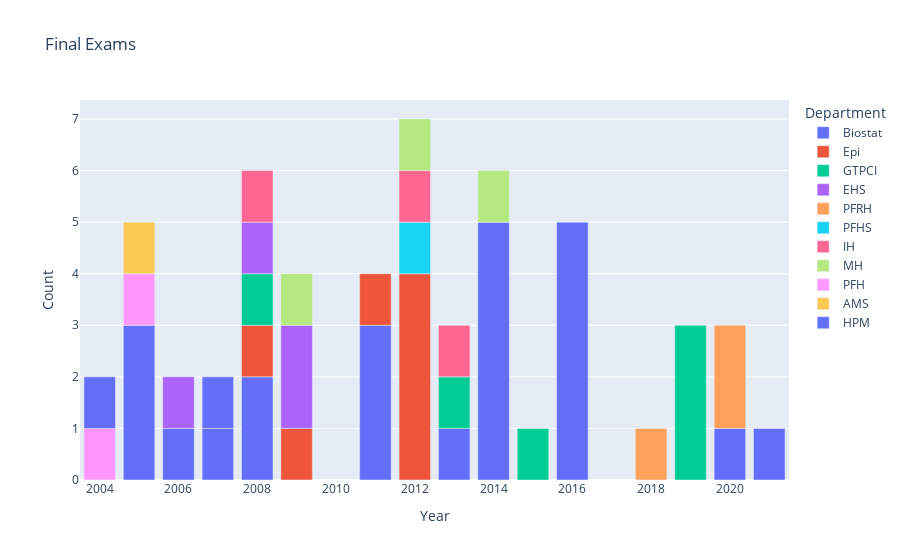

Write notebook code for a chart like this one.
### Code cell
fig = px.bar(exams[ exams['Exam'] == "final"], x = "Year", y = "Count", color = "Department", title = "Final Exams")
fig.show()

### Figure 1 — Plotly figure (JSON) as saved in the notebook; plotly's stock layout.template omitted (floating-point values rounded to 4 significant figures)
{"data": [{"alignmentgroup": "True", "hovertemplate": "Department=Biostat<br>Year=%{x}<br>Count=%{y}<extra></extra>", "legendgroup": "Biostat", "marker": {"color": "#636efa", "pattern": {"shape": ""}}, "name": "Biostat", "offsetgroup": "Biostat", "orientation": "v", "showlegend": true, "textposition": "auto", "type": "bar", "x": [2016, 2014, 2005, 2011, 2008, 2013, 2021, 2020, 2006, 2007], "xaxis": "x", "y": [5, 5, 3, 3, 2, 1, 1, 1, 1, 1], "yaxis": "y"}, {"alignmentgroup": "True", "hovertemplate": "Department=Epi<br>Year=%{x}<br>Count=%{y}<extra></extra>", "legendgroup": "Epi", "marker": {"color": "#EF553B", "pattern": {"shape": ""}}, "name": "Epi", "offsetgroup": "Epi", "orientation": "v", "showlegend": true, "textposition": "auto", "type": "bar", "x": [2012, 2011, 2009, 2008], "xaxis": "x", "y": [4, 1, 1, 1], "yaxis": "y"}, {"alignmentgroup": "True", "hovertemplate": "Department=GTPCI<br>Year=%{x}<br>Count=%{y}<extra></extra>", "legendgroup": "GTPCI", "marker": {"color": "#00cc96", "pattern": {"shape": ""}}, "name": "GTPCI", "offsetgroup": "GTPCI", "orientation": "v", "showlegend": true, "textposition": "auto", "type": "bar", "x": [2019, 2013, 2015, 2008], "xaxis": "x", "y": [3, 1, 1, 1], "yaxis": "y"}, {"alignmentgroup": "True", "hovertemplate": "Department=EHS<br>Year=%{x}<br>Count=%{y}<extra></extra>", "legendgroup": "EHS", "marker": {"color": "#ab63fa", "pattern": {"shape": ""}}, "name": "EHS", "offsetgroup": "EHS", "orientation": "v", "showlegend": true, "textposition": "auto", "type": "bar", "x": [2009, 2006, 2008], "xaxis": "x", "y": [2, 1, 1], "yaxis": "y"}, {"alignmentgroup": "True", "hovertemplate": "Department=PFRH<br>Year=%{x}<br>Count=%{y}<extra></extra>", "legendgroup": "PFRH", "marker": {"color": "#FFA15A", "pattern": {"shape": ""}}, "name": "PFRH", "offsetgroup": "PFRH", "orientation": "v", "showlegend": true, "textposition": "auto", "type": "bar", "x": [2020, 2018], "xaxis": "x", "y": [2, 1], "yaxis": "y"}, {"alignmentgroup": "True", "hovertemplate": "Department=PFHS<br>Year=%{x}<br>Count=%{y}<extra></extra>", "legendgroup": "PFHS", "marker": {"color": "#19d3f3", "pattern": {"shape": ""}}, "name": "PFHS", "offsetgroup": "PFHS", "orientation": "v", "showlegend": true, "textposition": "auto", "type": "bar", "x": [2012], "xaxis": "x", "y": [1], "yaxis": "y"}, {"alignmentgroup": "True", "hovertemplate": "Department=IH<br>Year=%{x}<br>Count=%{y}<extra></extra>", "legendgroup": "IH", "marker": {"color": "#FF6692", "pattern": {"shape": ""}}, "name": "IH", "offsetgroup": "IH", "orientation": "v", "showlegend": true, "textposition": "auto", "type": "bar", "x": [2012, 2013, 2008], "xaxis": "x", "y": [1, 1, 1], "yaxis": "y"}, {"alignmentgroup": "True", "hovertemplate": "Department=MH<br>Year=%{x}<br>Count=%{y}<extra></extra>", "legendgroup": "MH", "marker": {"color": "#B6E880", "pattern": {"shape": ""}}, "name": "MH", "offsetgroup": "MH", "orientation": "v", "showlegend": true, "textposition": "auto", "type": "bar", "x": [2012, 2014, 2009], "xaxis": "x", "y": [1, 1, 1], "yaxis": "y"}, {"alignmentgroup": "True", "hovertemplate": "Department=PFH<br>Year=%{x}<br>Count=%{y}<extra></extra>", "legendgroup": "PFH", "marker": {"color": "#FF97FF", "pattern": {"shape": ""}}, "name": "PFH", "offsetgroup": "PFH", "orientation": "v", "showlegend": true, "textposition": "auto", "type": "bar", "x": [2005, 2004], "xaxis": "x", "y": [1, 1], "yaxis": "y"}, {"alignmentgroup": "True", "hovertemplate": "Department=AMS<br>Year=%{x}<br>Count=%{y}<extra></extra>", "legendgroup": "AMS", "marker": {"color": "#FECB52", "pattern": {"shape": ""}}, "name": "AMS", "offsetgroup": "AMS", "orientation": "v", "showlegend": true, "textposition": "auto", "type": "bar", "x": [2005], "xaxis": "x", "y": [1], "yaxis": "y"}, {"alignmentgroup": "True", "hovertemplate": "Department=HPM<br>Year=%{x}<br>Count=%{y}<extra></extra>", "legendgroup": "HPM", "marker": {"color": "#636efa", "pattern": {"shape": ""}}, "name": "HPM", "offsetgroup": "HPM", "orientation": "v", "showlegend": true, "textposition": "auto", "type": "bar", "x": [2004, 2007], "xaxis": "x", "y": [1, 1], "yaxis": "y"}], "layout": {"autosize": true, "barmode": "relative", "legend": {"title": {"text": "Department"}, "tracegroupgap": 0}, "title": {"text": "Final Exams"}, "xaxis": {"anchor": "y", "autorange": true, "domain": [0, 1], "range": [2004.0, 2022.0], "title": {"text": "Year"}, "type": "linear"}, "yaxis": {"anchor": "x", "autorange": true, "domain": [0, 1], "range": [0, 7.368], "title": {"text": "Count"}, "type": "linear"}}}
